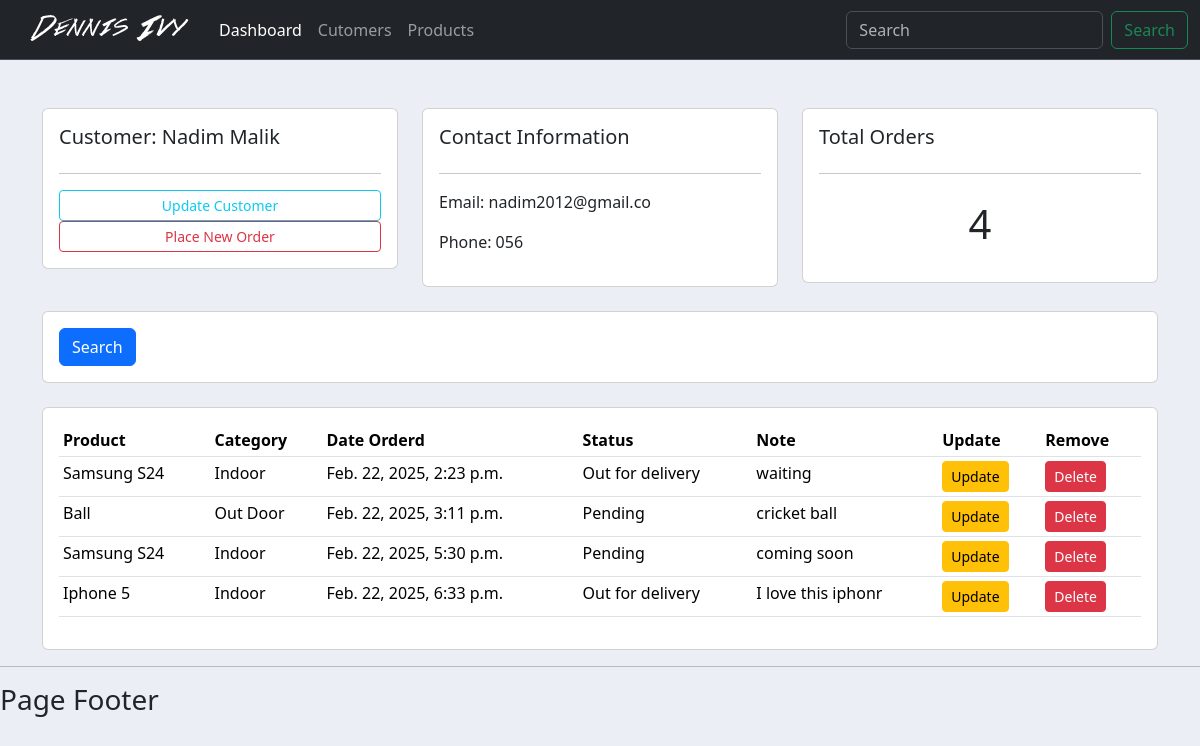
The app's page /customer/1/ with its own data.
### accounts/models.py (models this page shows, shortened)
class Customer(models.Model):
	name = models.CharField(max_length=200, null=True)
	phone = models.CharField(max_length=18, null=True)
	email = models.EmailField(max_length=50, null=True)
	date_created = models.DateField(auto_now_add=True, null=True)

class Order(models.Model):
	STATUS = (
			('Pending', 'Pending'),
			('Out for delivery', 'Out for delivery'),
			('Delivered', 'Delivered'),
			)
	customer = models.ForeignKey(Customer, on_delete= models.SET_NULL, null=True)
	product = models.ForeignKey(Product, on_delete= models.SET_NULL, null=True)
	date_created = models.DateTimeField(auto_now_add=True, null=True, blank=True)
	status = models.CharField(max_length=200, null=True, choices=STATUS)
	note = models.CharField(max_length=200, null=True, blank=True)

class Product(models.Model):
	CATEGORY = (
			('Indoor', 'Indoor'),
			('Out Door', 'Out Door'),
			)
	name = models.CharField(max_length=200, null=True) # null=True with this we get error
	price = models.FloatField(null=True)
	category = models.CharField(max_length=200, null=True, choices=CATEGORY)
	description = models.TextField(max_length=500, blank=True)
	date_created = models.DateTimeField(auto_now_add=True, null=True, blank=True)
	tags = models.ManyToManyField(Tag)
	def __str__(self):
		return self.name

### accounts/views.py (the view)
# urls.py: path('customer/<str:pk>/',views.customer, name='customer'),
def customer(request, pk):
    customer = Customer.objects.get(id=pk)
    orders = customer.order_set.all()
    order_count = orders.count()
    context = {'customer': customer, 'orders': orders, 'order_count': order_count}
    return render(request, 'accounts/customer.html',context)

### templates/accounts/customer.html (shortened to what this page needs)
{% extends "base.html" %}
{% block content %}
<div class='container mt-5'>
    <div class="row">
        <div class="col-md">
            <div class="card card-body">
                <h5>Customer: {{customer.name}}</h5>
                <hr>
                <a class="btn btn-outline-info  btn-sm btn-block" href="">Update Customer</a>
                <a class="btn btn-outline-danger  btn-sm btn-block" href="{% url 'create_order' customer.id %}">Place New Order</a>
            </div>
        </div>
        <div class="col-md">
            <div class="card card-body">
                <h5>Contact Information</h5>
                <hr>
                <p>Email:  {{customer.email}}</p>
                <p>Phone:  {{customer.phone}}</p>
            </div>
        </div>
        <div class="col-md">
            <div class="card card-body">
                <h5>Total Orders</h5>
                <hr>
                <h1 style="text-align: center;padding: 10px">{{order_count}}</h1>
            </div>
        </div>
    </div>
    <br>
    <div class="row">
        <div class="col">
            <div class="card card-body">
                <form method="get">
                    <button class="btn btn-primary" type="submit">Search</button>
                  </form>
            </div>
        </div>
    </div>
    <br>
    <div class="row">
        <div class="col-md">
            <div class="card card-body">
                <table class="table table-sm">
                    <tr>
                        <th>Product</th>
                        <th>Category</th>
                        <th>Date Orderd</th>
                        <th>Status</th>
                        <th>Note</th>
                        <th>Update</th>
                        <th>Remove</th>
                    </tr>
                    {% for order in orders %}
					<tr>
						<td>{{order.product}}</td>
						<td>{{order.product.category}}</td>
						<td>{{order.date_created}}</td>
						<td>{{order.status}}</td>
						<td>{{order.note}}</td>
						<td><a class="btn btn-sm btn-warning" href="{%url 'update_order' order.id%}">Update</a></td>
						<td><a class="btn btn-sm btn-danger" href="{%url 'delete_order' order.id%}">Delete</a></td>
					</tr>
				{% endfor %}
                </table>
            </div>
        </div>
    </div>
</div>
{% endblock %}

### static/css/main1.css (style rules this page uses)
body { background-color: #ebeff5; }

### records on screen
Customer: name "Nadim Malik", email "nadim2012@gmail.co", phone "056"
Order: product "Samsung S24", product.category "Indoor", date_created "Feb. 22, 2025, 2:23 p.m.", status "Out for delivery", note "waiting"
Order: product "Ball", product.category "Out Door", date_created "Feb. 22, 2025, 3:11 p.m.", status "Pending", note "cricket ball"
Order: product "Samsung S24", product.category "Indoor", date_created "Feb. 22, 2025, 5:30 p.m.", status "Pending", note "coming soon"
Order: product "Iphone 5", product.category "Indoor", date_created "Feb. 22, 2025, 6:33 p.m.", status "Out for delivery", note "I love this iphonr"

### other values on screen
{{ order_count }} "4"
